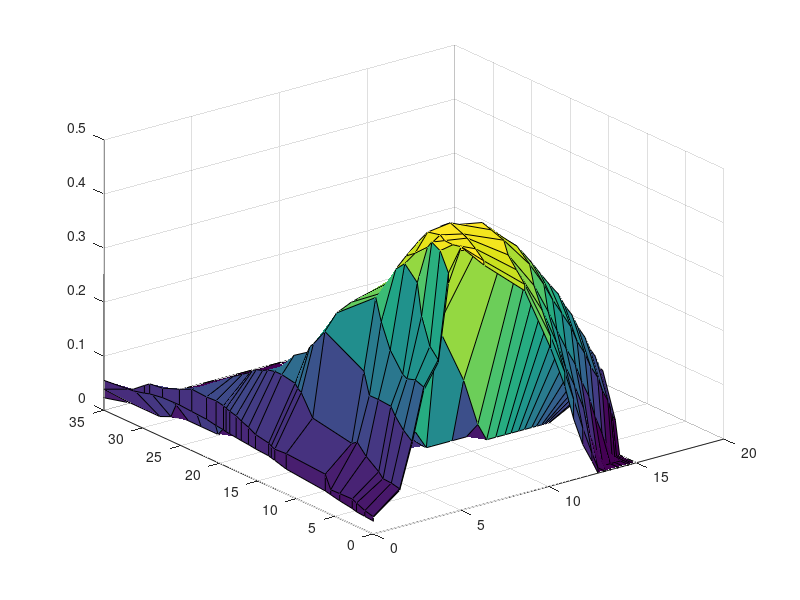

Write MATLAB code to recreate this figure.
clear all
close all

load('SplineData')

Coefs = reshape(Coefs,length(lambda)-4,length(beta)-4);

surf(lambda(3:end-2),beta(3:end-2),max(Coefs.',0))

